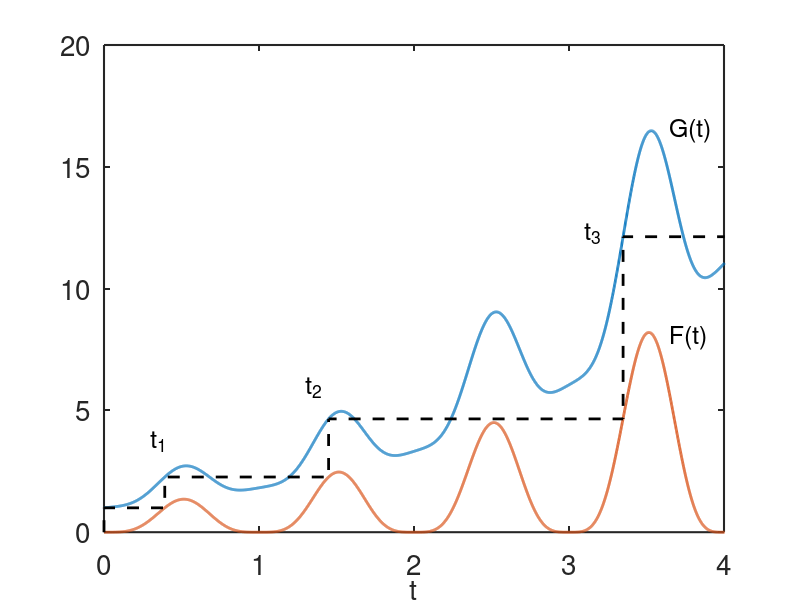
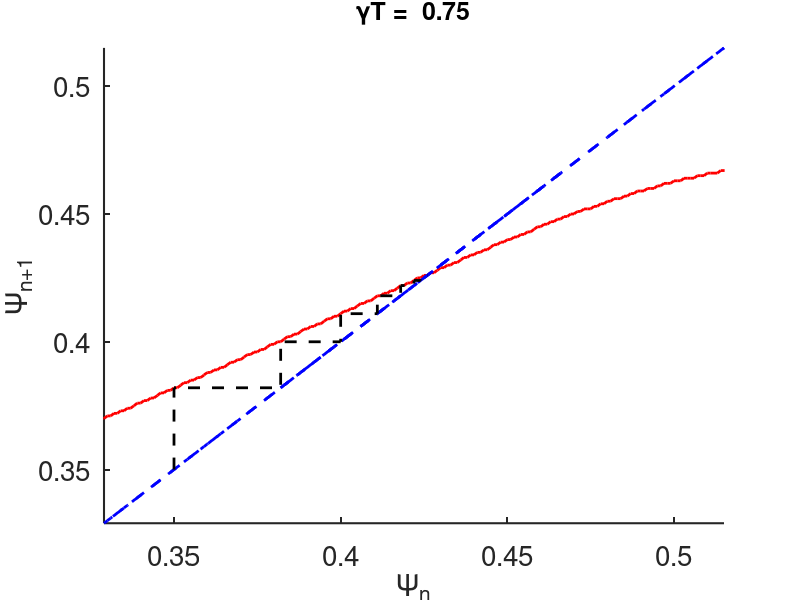
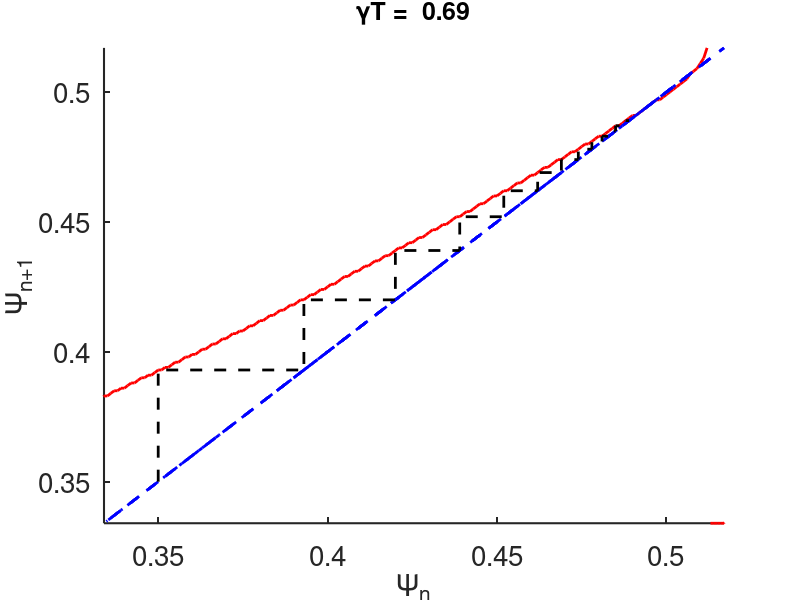
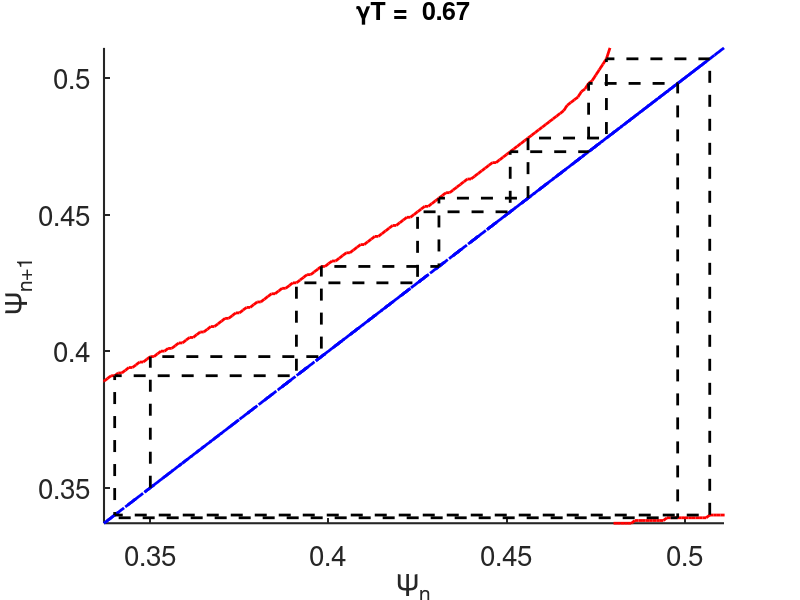

Here is the MATLAB script that generated these plots, in order:
 % cirle map


 clear all
set(0,                           ...
   'defaultaxesfontsize', 20,   ...
   'defaultaxeslinewidth', 1.5, ...
   'defaultlinelinewidth', 2.0)

% set parameters
gam = 0.6;
del = 1;
 delt=0.001;
t=[0:delt:6];
F = sin(pi*t).^4.*exp(gam*t);

G=F+del*exp(gam*t);

%do an iteration
 
tk(1) = 0.;
N=0;
j=1;
while N==0
    tj = tk(j);
Gkj=sin(pi*tj).^4.*exp(gam*tj)+del*exp(gam*tj);
Gk(j) = Gkj;
 if(isempty(find(F>=Gkj)))
     N=1;
 else
     j=j+1;
 ndx = min(find(F>=Gkj));
 tk(j) =t(ndx);
 end
end 
N=j;
gk(1) = 0;
for j = 1:N
    gk(2*j) = Gk(j);
    gk(2*j+1) = Gk(j);
    Tk(2*j-1) = tk(j);
    Tk(2*j) = tk(j);
end
figure(1)
plot(t,G,t,F,Tk,gk(1:2*N),'k--')
axis([0 4 0 20])
xlabel('t','fontsize',20)
text(3.65,8,'F(t)','fontsize',18)
text(3.65,16.5,'G(t)','fontsize',18)
text(0.3,3.75,'t_1','fontsize',18)

text(3.1,12.3,'t_3','fontsize',18)

text(1.3,5.95,'t_2','fontsize',18)
 
% plot some circle maps
gamlist=[0.75,0.694,0.67,0.55];
for ngam = 1:length(gamlist)
    clear t1 t2 t3 tk Gkj Tk
    gam=gamlist(ngam);

t=[0:delt:1];
F = sin(pi*t).^4.*exp(gam*t);
[M,I]=max(F);
ti=[0:delt:t(I)];
Gkj=sin(pi*ti).^4.*exp(gam*ti)+del*exp(gam*ti);
t1=[0:delt:3];
F1=sin(pi*t1).^4.*exp(gam*t1);
for j=1:I
    j1=min(find(F1>=Gkj(j)));  
     t2(j)= t1(j1);
end
t3=mod(t2,1);


% track a trajectory
tk(1)=0.35;
t=[0:delt:15];
F = sin(pi*t).^4.*exp(gam*t);
N=0;
j=1;
while N==0

    tj = tk(j);
Gkj=sin(pi*tj).^4.*exp(gam*tj)+del*exp(gam*tj);
 if(isempty(find(F>=Gkj)))
     N=1;
 else
     j=j+1;
 ndx = min(find(F>=Gkj));
 tk(j) =t(ndx);
 end
end
N=j;
 
for j = 1:N
    
    Tk(2*j-1) = tk(j);
    Tk(2*j) = tk(j);
end
Istop=max(find(t3(2:end)<t3(1:end-1)))
if(isempty(Istop))
figure(ngam+1)
plot(ti,t3,'r',t3,t3,'b--',mod(Tk(1:end-1),1),mod(Tk(2:end),1),'k--')
 axis([min(t3) max(t3) min(t3) max(t3)])
else
     
 figure(ngam+1)
plot(ti(1:Istop),t3(1:Istop),'r',ti(Istop+1:end),t3(Istop+1:end),'r',t3,t3,'b--',mod(Tk(1:end-1),1),mod(Tk(2:end),1),'k--')
 axis([min(t3) max(t3) min(t3) max(t3)]) 
end
xlabel('\Psi_n')
ylabel('\Psi_{n+1}')
box off
formatSpecF = '%6.2f\n';
 
 title(strcat('\gammaT = ',sprintf(formatSpecF,gam)),'fontsize',18)
end


 
